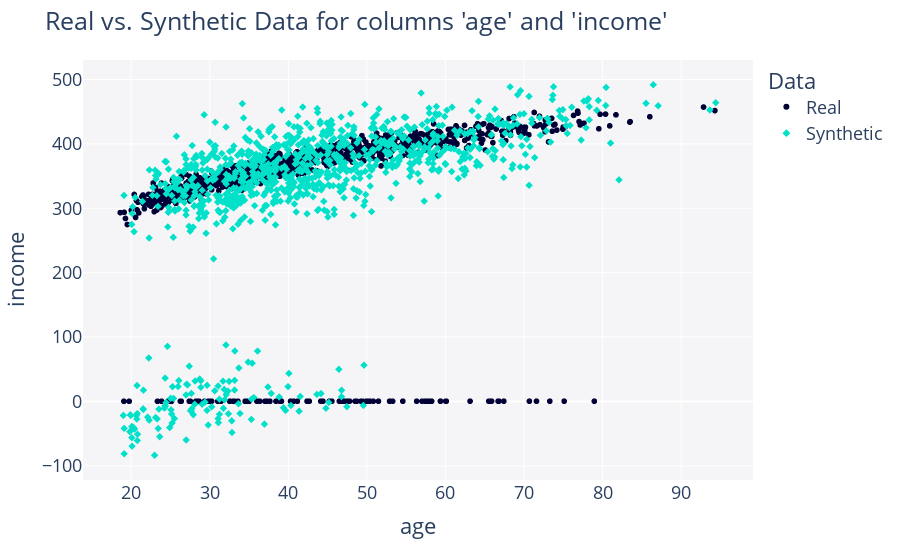

Notebook code for this chart:
### Code cell
from copulas.visualization import compare_2d

compare_2d(df, synthetic)

### Figure 1 — Plotly figure (JSON) as saved in the notebook; plotly's stock layout.template omitted (floating-point values rounded to 4 significant figures; data arrays with more than 128 entries replaced by an {"elided": "..."} marker saying what was removed)
{"data": [{"hovertemplate": "Data=Real<br>age=%{x}<br>income=%{y}<extra></extra>", "legendgroup": "Real", "marker": {"color": "#000036", "symbol": "circle"}, "mode": "markers", "name": "Real", "showlegend": true, "type": "scattergl", "x": {"elided": "1000 float values"}, "xaxis": "x", "y": {"elided": "1000 float values"}, "yaxis": "y"}, {"hovertemplate": "Data=Synthetic<br>age=%{x}<br>income=%{y}<extra></extra>", "legendgroup": "Synthetic", "marker": {"color": "#01E0C9", "symbol": "diamond"}, "mode": "markers", "name": "Synthetic", "showlegend": true, "type": "scattergl", "x": {"elided": "1000 float values"}, "xaxis": "x", "y": {"elided": "1000 float values"}, "yaxis": "y"}], "layout": {"font": {"size": 18}, "legend": {"title": {"text": "Data"}, "tracegroupgap": 0}, "margin": {"t": 60}, "plot_bgcolor": "#F5F5F8", "showlegend": true, "title": {"text": "Real vs. Synthetic Data for columns 'age' and 'income'"}, "xaxis": {"anchor": "y", "domain": [0, 1], "title": {"text": "age"}}, "yaxis": {"anchor": "x", "domain": [0, 1], "title": {"text": "income"}}}}
